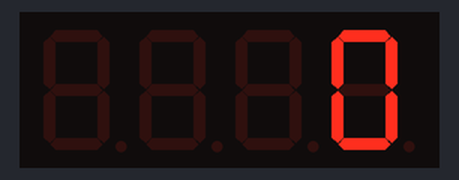
The sketch below on a simulated Arduino Nano, built with avr-gcc and run on an emulated ATmega328P. Parts: 4-digit seven-segment display. What the sketch prints to the serial monitor is not drawn.

Above: at 0.1 s.
At 4.75 s:
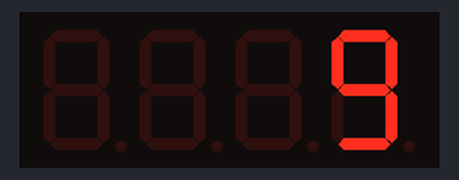
At 9.25 s:
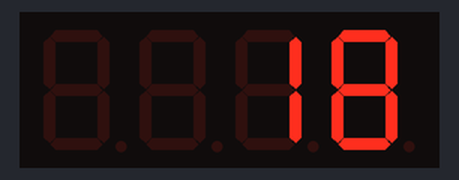
At 19.6 s:
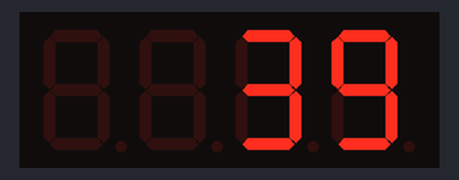
At 29.75 s:
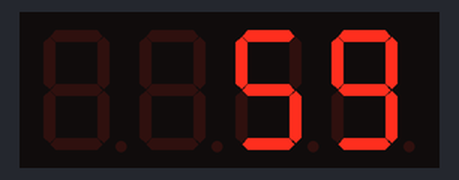
At 39.75 s:
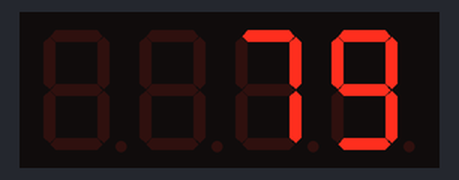

The sketch:

FourDigit7SegmentDisplay_easy.ino
```cpp
/****************************************************************
Count up to 9999 using a 5641AH 4-digit 7-segment LED display.
Requres the SevSeg library.
Wiring:
Nano pins:  D7  D8  D9 D10 D11 D12
          --------------------------
          | 12  11  10   9   8   7 |
          |      PN: 5641AH        |
          |  1   2   3   4   5   6 |
          --------------------------
Nano pins:  D2  D3 D13  D4  D5  D6
*****************************************************************/

#include <SevSeg.h>

int delay_ms = 500;
unsigned long nextUpdate_ms = 0;
int curNumber = 0;
SevSeg sevseg;

// the setup routine  runs once when you press reset:
void setup() {

  while (!Serial)
    ;
  Serial.begin(9600);
  byte digitPins[] = { 7, 10, 11, 6 };
  byte segmentPins[] = { 8, 12, 4, 3, 2, 9, 5, 13 };
  sevseg.begin(COMMON_CATHODE, 4, digitPins, segmentPins, false);
  sevseg.setBrightness(90);
  Serial.println("Setup Complete.");
}

// the loop routine runs over  and over again forever:
void loop() {
  long current_ms = millis();
  if (current_ms >= nextUpdate_ms) {
    sevseg.setNumber(curNumber);
    curNumber = curNumber >= 9999 ? 0 : curNumber + 1;
    nextUpdate_ms = current_ms + delay_ms;
  }
  sevseg.refreshDisplay();
}

void serialEvent() {
  if (Serial.available()) {
    delay_ms = Serial.parseInt();
    Serial.read();
  }
}
```

Measured:
- what the display in image 1 shows lasts 0.5 s, from 4.5 s to 5.0 s
